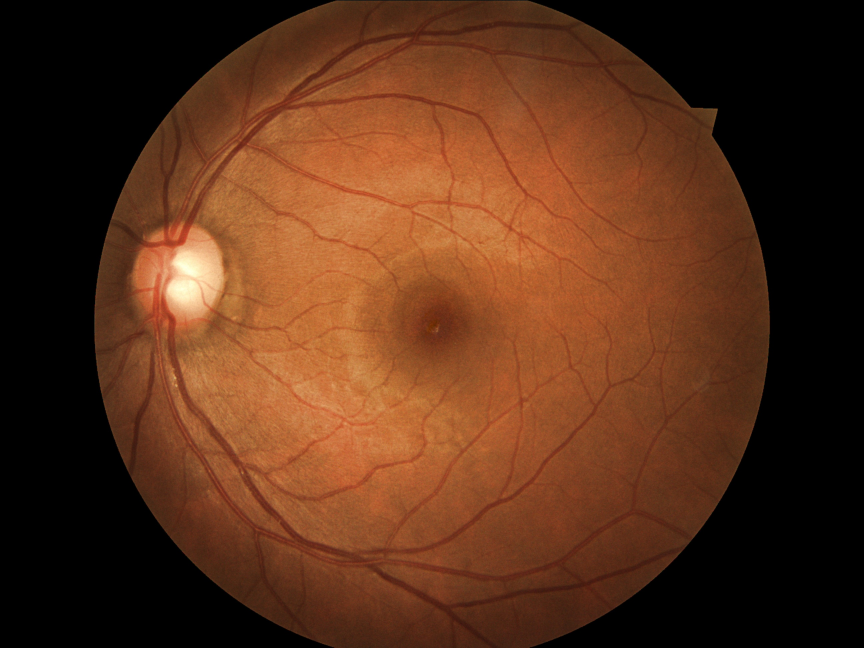
#> input picture degradation_code/data/sample/13_left.jpeg, 2592 x 1944 px (shown at 1/3 size)
$ python -i main_degradation.py   (imports and definitions only)   (older library calls are emulated)
#> lines starting #> are read from the running program, lines starting #| are printed output that depends on the picture
### degradation_code/utils_de.py
import torchvision.transforms as transforms
from PIL import Image
import numpy as np
import cv2


def get_transform(resize_or_crop,loadSizeX,loadSizeY,fineSize):
    transform_list = []
    if resize_or_crop == 'resize_and_crop':
        osize = [loadSizeX, loadSizeY]
        transform_list.append(transforms.Scale(osize, Image.BICUBIC))
        transform_list.append(transforms.RandomCrop(fineSize))
    elif resize_or_crop == 'crop':
        transform_list.append(transforms.RandomCrop(fineSize))
    elif resize_or_crop =='scale':
        osize = [loadSizeX,loadSizeY]

    transform_list += [transforms.ToTensor()]

    return transforms.Compose(transform_list)

transform = get_transform('scale',loadSizeX =512, loadSizeY=512, fineSize=512)

# [76 lines left out: functions imread, imwrite, remove_back_area, get_mask_BZ, _get_center_radius_by_hough, _get_circle_by_center_bbox and 1 more, not called in this run]

def mask_image(img,mask):
    img[mask<=0,...]=0
    return img

# [32 lines left out: functions supplemental_black_area, preprocess, not called in this run]

### degradation_code/main_degradation.py
import os
import glob
from multiprocessing.pool import Pool

import numpy as np
from utils_de import imread, imwrite
from PIL import Image
from degrad_de import *

import json

sizeX = 512
sizeY = 512


type_list = ['001', '010', '011', '100', '101', '110', '111']
# '111' means: DE_BLUR, DE_SPOT, DE_ILLUMINATION

def process(image_list):

    for image_path in image_list:
        name_ext = image_path.split('/')[-1]
        mask_path = os.path.join('./data/mask', name_ext)
        name = name_ext.split('.')[0]

        img = Image.open(image_path).convert('RGB')
        mask = Image.open(mask_path).convert('L')
        mask = mask.resize((sizeX, sizeY), Image.BICUBIC)
        mask = np.expand_dims(mask, axis=2)
        mask = np.array(mask, np.float32).transpose(2, 0, 1)/255.0

        for t in type_list:
            r_img, r_params = DE_process(img, mask, sizeX, sizeY, t)
            dst_img = os.path.join('./data/de_image', name+'_'+t+'.jpeg')
            imwrite(dst_img, r_img)
            param_dict = {'name':name_ext, 'type':t, 'params':r_params}
            with open(os.path.join('./data/de_js_file', name+'_'+t+'.json'), 'w') as json_file:
                json.dump(param_dict, json_file)


# [16 lines not run here, left out]

>>> import cv2
>>> picture = cv2.imread('data/sample/13_left.jpeg', cv2.IMREAD_GRAYSCALE)
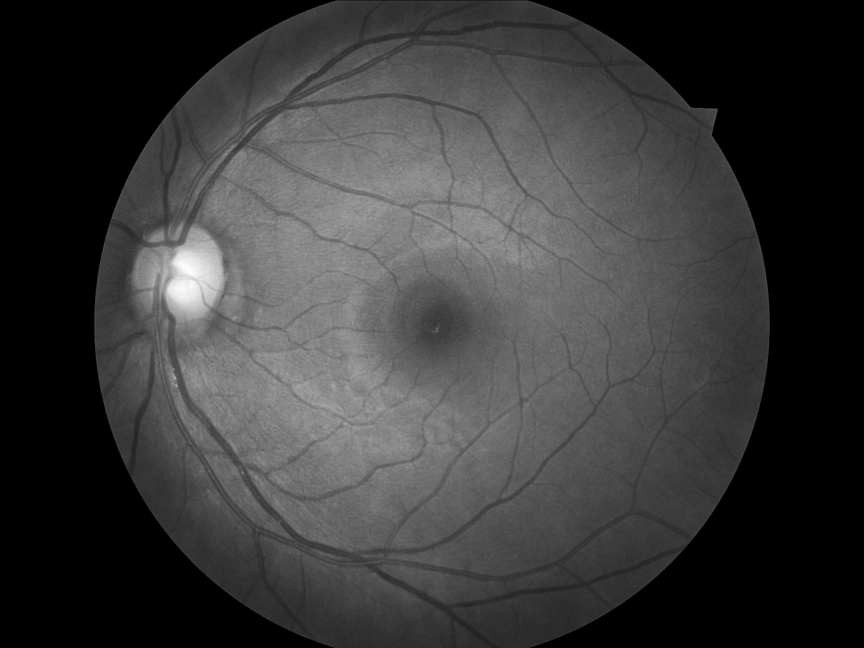
#> picture: shape (1944, 2592) (shown at 1/3 size); min 0, max 253, mean 57.7
#> (the run stopped early here; a loop or call above may not have finished)
